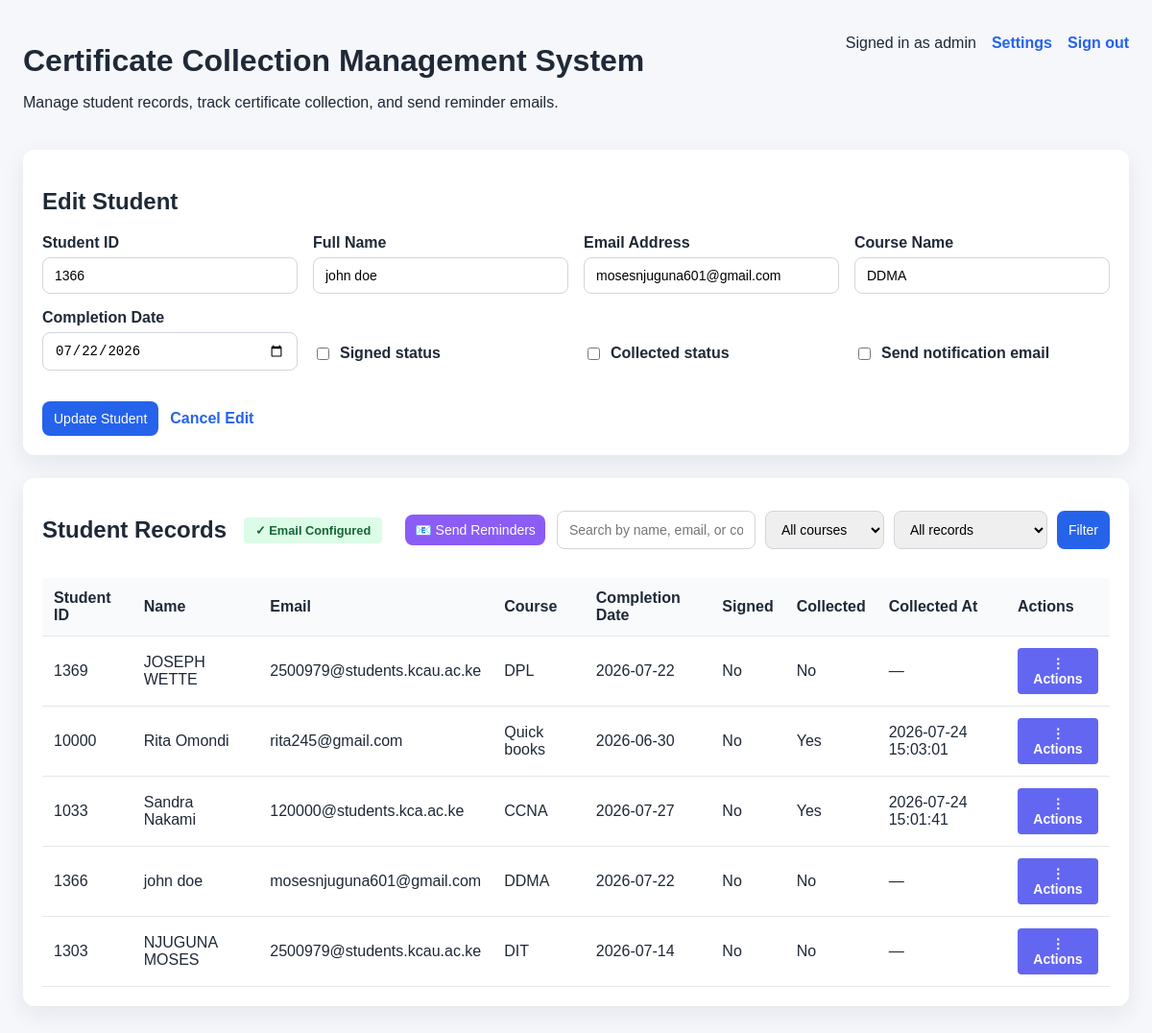
/index.php?edit=3 (signed in), run on the app's committed database.
### tables this page shows
CREATE TABLE students (
        id INTEGER PRIMARY KEY AUTOINCREMENT,
        student_id TEXT NOT NULL UNIQUE,
        full_name TEXT NOT NULL,
        email TEXT NOT NULL,
        course_name TEXT NOT NULL,
        completion_date TEXT NOT NULL,
        signed_status INTEGER NOT NULL DEFAULT 0,
        collected INTEGER NOT NULL DEFAULT 0,
        collected_at TEXT,
        last_reminder_sent_at TEXT,
        created_at TEXT NOT NULL DEFAULT CURRENT_TIMESTAMP,
        updated_at TEXT NOT NULL DEFAULT CURRENT_TIMESTAMP
    );

### includes/auth.php (called while the page is built, shortened)
<?php
function getAdminUsername(): string
{
    return getenv('ADMIN_USER') ?: 'admin';
}
function getLoggedInAdmin(): string
{
    return $_SESSION['admin_username'] ?? getAdminUsername();
}

### includes/email.php (called while the page is built, shortened)
<?php
class EmailService
{
    private $smtpConfig;
    public function __construct()
    {
        $this->smtpConfig = $this->getSmtpConfig();
    }
    private function getSmtpConfig(): array
    {
        $configFile = __DIR__ . '/../config/smtp.json';
        $cfg = [];
        if (file_exists($configFile)) {
            $json = file_get_contents($configFile);
            $cfg = json_decode($json, true) ?: [];
        }
        return [
            'host' => $cfg['host'] ?? getenv('SMTP_HOST') ?: '',
            'port' => $cfg['port'] ?? getenv('SMTP_PORT') ?: '587',
            'username' => $cfg['username'] ?? getenv('SMTP_USER') ?: '',
            'password' => $cfg['password'] ?? getenv('SMTP_PASS') ?: '',
            'encryption' => strtolower($cfg['encryption'] ?? getenv('SMTP_ENCRYPTION') ?: 'tls'),
            'from_address' => $cfg['from_address'] ?? getenv('SMTP_FROM_ADDRESS') ?: 'no-reply@example.com',
            'from_name' => $cfg['from_name'] ?? getenv('SMTP_FROM_NAME') ?: 'Certificate Office',
        ];
    }
    public function isConfigured(): bool
    {
        return !empty($this->smtpConfig['host']) && !empty($this->smtpConfig['username']);
    }
}

### index.php (the view, shortened to what this page needs)
<?php
require_once __DIR__ . '/includes/auth.php';
require_once __DIR__ . '/includes/email.php';
$pdo = getDatabaseConnection();
$emailService = new EmailService();
function h($value)
{
    return htmlspecialchars((string) $value, ENT_QUOTES, 'UTF-8');
}
$search = trim($_GET['search'] ?? '');
$statusFilter = trim($_GET['status'] ?? 'all');
$editId = isset($_GET['edit']) ? (int) $_GET['edit'] : 0;
$editingStudent = null;
if ($editId > 0) {
    $stmt = $pdo->prepare('SELECT * FROM students WHERE id = :id');
    $stmt->execute([':id' => $editId]);
    $editingStudent = $stmt->fetch(PDO::FETCH_ASSOC);
}
$query = 'SELECT * FROM students WHERE 1 = 1';
$params = [];
$query .= ' ORDER BY created_at DESC';
$stmt = $pdo->prepare($query);
$stmt->execute($params);
$students = $stmt->fetchAll(PDO::FETCH_ASSOC);
?>
<!DOCTYPE html>
<html lang="en">
<head>
    <link rel="stylesheet" href="assets/styles.css">
</head>
<body>
    <div class="container">
        <header>
            <div class="header-main">
                <div>
                    <h1>Certificate Collection Management System</h1>
                    <p>Manage student records, track certificate collection, and send reminder emails.</p>
                </div>
                <div class="header-actions">
                    <span>Signed in as <?php echo h(getLoggedInAdmin()); ?></span>
                    <a href="settings.php" class="secondary-link">Settings</a>
                    <a href="logout.php" class="secondary-link">Sign out</a>
                </div>
            </div>
        </header>
        <section class="card">
            <h2><?php echo $editingStudent ? 'Edit Student' : 'Add Student'; ?></h2>
            <form method="post" class="student-form">
                <div class="grid">
                    <label>
                        Student ID
                        <input type="text" name="student_id" value="<?php echo h($editingStudent['student_id'] ?? ''); ?>" placeholder="Leave blank to auto-generate">
                    </label>
                    <label>
                        Full Name
                        <input type="text" name="full_name" value="<?php echo h($editingStudent['full_name'] ?? ''); ?>" required>
                    </label>
                    <label>
                        Email Address
                        <input type="email" name="email" value="<?php echo h($editingStudent['email'] ?? ''); ?>" required>
                    </label>
                    <label>
                        Course Name
                        <input type="text" name="course_name" value="<?php echo h($editingStudent['course_name'] ?? ''); ?>" required>
                    </label>
                    <label>
                        Completion Date
                        <input type="date" name="completion_date" value="<?php echo h($editingStudent['completion_date'] ?? ''); ?>" required>
                    </label>
                    <label class="checkbox">
                        <input type="checkbox" name="signed_status" value="1" <?php echo ($editingStudent['signed_status'] ?? 0) ? 'checked' : ''; ?>>
                        Signed status
                    </label>
                    <label class="checkbox">
                        <input type="checkbox" name="collected" value="1" <?php echo ($editingStudent['collected'] ?? 0) ? 'checked' : ''; ?>>
                        Collected status
                    </label>
                    <?php if (!$editingStudent || !($editingStudent['collected'] ?? 0)): ?>
                        <label class="checkbox">
                            <input type="checkbox" name="send_email" value="1" <?php echo $emailService->isConfigured() ? '' : 'disabled'; ?> title="<?php echo $emailService->isConfigured() ? 'Send notification email to student' : 'Email not configured'; ?>">
                            Send notification email <?php echo !$emailService->isConfigured() ? '<span style="color: #ef4444; font-size: 0.8em;">(not configured)</span>' : ''; ?>
                        </label>
                    <?php endif; ?>
                <div class="actions">
                    <button type="submit"><?php echo $editingStudent ? 'Update Student' : 'Add Student'; ?></button>
                    <?php if ($editingStudent): ?>
                        <a href="index.php" class="secondary-link">Cancel Edit</a>
                    <?php endif; ?>
                </div>
            </form>
        </section>
        <section class="card">
            <div class="toolbar">
                <div class="toolbar-left">
                    <h2>Student Records</h2>
                </div>
                <div class="toolbar-right">
                    <div class="email-status">
                        <?php if ($emailService->isConfigured()): ?>
                            <span class="status-badge status-configured">✓ Email Configured</span>
                        <?php else: ?>
                            <span class="status-badge status-not-configured">✗ Email Not Configured</span>
                            <a href="settings.php" class="secondary-link" style="margin-left: 8px;">Configure Email</a>
                        <?php endif; ?>
                    </div>
                    <form method="post" action="reminders-scheduler.php" class="inline-form" style="display: inline-block; margin-left: 12px;">
                        <button type="submit" class="small-btn" style="background: #8b5cf6;">📧 Send Reminders</button>
                    </form>
                    <form method="get" class="filters">
                        <input type="text" name="search" value="<?php echo h($search); ?>" placeholder="Search by name, email, or course">
                        <select name="course">
                            <option value="">All courses</option>
                        </select>
                        <select name="status">
                            <option value="all" <?php echo $statusFilter === 'all' ? 'selected' : ''; ?>>All records</option>
                        </select>
                        <button type="submit">Filter</button>
                    </form>
                </div>
            </div>
            <div class="table-wrap">
                <table>
                    <thead>
                        <tr>
                            <th>Student ID</th>
                            <th>Name</th>
                            <th>Email</th>
                            <th>Course</th>
                            <th>Completion Date</th>
                            <th>Signed</th>
                            <th>Collected</th>
                            <th>Collected At</th>
                            <th>Actions</th>
                        </tr>
                    </thead>
                    <tbody>
                        <?php if (empty($students)): ?>
                            <tr>
                                <td colspan="9">No student records found.</td>
                            </tr>
                        <?php else: ?>
                            <?php foreach ($students as $student): ?>
                                <tr>
                                    <td><?php echo h($student['student_id']); ?></td>
                                    <td><?php echo h($student['full_name']); ?></td>
                                    <td><?php echo h($student['email']); ?></td>
                                    <td><?php echo h($student['course_name']); ?></td>
                                    <td><?php echo h($student['completion_date']); ?></td>
                                    <td><?php echo $student['signed_status'] ? 'Yes' : 'No'; ?></td>
                                    <td><?php echo $student['collected'] ? 'Yes' : 'No'; ?></td>
                                    <td><?php echo $student['collected_at'] ? h($student['collected_at']) : '—'; ?></td>
                                    <td>
                                        <div class="actions-dropdown">
                                            <button class="dropdown-toggle" onclick="toggleDropdown(this)">⋮ Actions</button>
                                        </div>
                                    </td>
                                </tr>
                            <?php endforeach; ?>
                        <?php endif; ?>
                    </tbody>
                </table>
            </div>
        </section>
    </div>
</body>
</html>

### assets/styles.css (style rules this page uses)
body { font-family: Arial, sans-serif; margin: 0; background: #f5f7fb; color: #1f2937; }
.container { max-width: 1200px; margin: 0 auto; padding: 24px; }
header { margin-bottom: 24px; }
header h1 { margin-bottom: 6px; }
.header-main { display: flex; justify-content: space-between; align-items: flex-start; gap: 16px; flex-wrap: wrap; }
.header-actions { display: flex; align-items: center; gap: 16px; margin-top: 12px; }
.card { background: #ffffff; border-radius: 12px; padding: 20px; margin-bottom: 24px; box-shadow: 0 8px 24px rgba(15, 23, 42, 0.08); }
.grid { display: grid; grid-template-columns: repeat(auto-fit, minmax(220px, 1fr)); gap: 16px; }
label { display: flex; flex-direction: column; gap: 6px; font-weight: 600; }
input, select, button { padding: 10px 12px; border: 1px solid #d1d5db; border-radius: 8px; font-size: 14px; }
.checkbox { display: flex; flex-direction: row; align-items: center; gap: 8px; padding-top: 28px; }
.actions { display: flex; gap: 12px; margin-top: 16px; }
button { background: #2563eb; color: #ffffff; border: none; cursor: pointer; }
.secondary-link { display: inline-flex; align-items: center; color: #2563eb; text-decoration: none; font-weight: 600; }
.toolbar { display: flex; justify-content: space-between; align-items: center; gap: 16px; flex-wrap: wrap; margin-bottom: 16px; }
.filters { display: flex; gap: 10px; flex-wrap: wrap; }
.table-wrap { overflow-x: auto; }
table { width: 100%; border-collapse: collapse; }
th, td { padding: 12px; text-align: left; border-bottom: 1px solid #e5e7eb; }
th { background: #f8fafc; }
.inline-form { display: inline-block; }
.small-btn { padding: 8px 10px; background: #16a34a; }
.actions-dropdown { position: relative; display: inline-block; }
.dropdown-toggle { padding: 8px 12px; background: #6366f1; color: white; border: none; border-radius: 4px; cursor: pointer; font-size: 0.875rem; font-weight: 600; transition: background 0.2s; }
.email-status { display: inline-flex; align-items: center; gap: 8px; }
.status-badge { display: inline-block; padding: 6px 12px; border-radius: 4px; font-size: 0.8rem; font-weight: 600; }
.status-configured { background: #dcfce7; color: #166534; }
.toolbar-right { display: flex; gap: 12px; align-items: center; flex-wrap: wrap; justify-content: flex-end; }

### data on the page
students: student_id "1366", full_name "john doe", email "mosesnjuguna601@gmail.com", course_name "DDMA", completion_date "07/22/2026", student "1366", completion_date "2026-07-22", shows "No"
students: student "1369", full_name "JOSEPH WETTE", email "2500979@students.kcau.ac.ke", course_name "DPL", completion_date "2026-07-22", signed_status "No", collected "No"
students: student "10000", full_name "Rita Omondi", email "rita245@gmail.com", course_name "Quick books", completion_date "2026-06-30", signed_status "No", collected "Yes", collected_at "2026-07-24 15:03:01"
students: student "1033", full_name "Sandra Nakami", email "120000@students.kca.ac.ke", course_name "CCNA", completion_date "2026-07-27", signed_status "No", collected "Yes", collected_at "2026-07-24 15:01:41"
students: student "1303", full_name "NJUGUNA MOSES", email "2500979@students.kcau.ac.ke", course_name "DIT", completion_date "2026-07-14", signed_status "No", collected "No"

### other printed values
getLoggedInAdmin() "admin"
